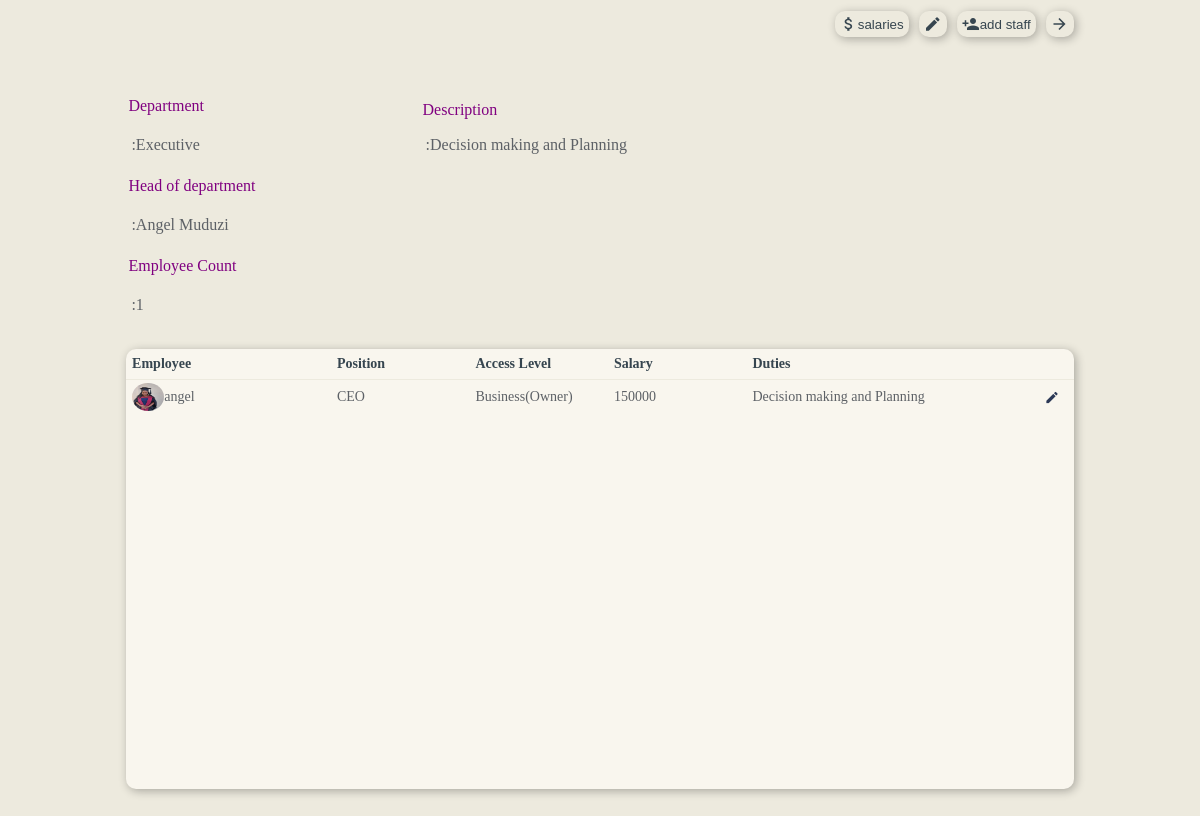
The app's page /department/7/ (signed in) with its own data.
### User/models.py (models this page shows)
class Department(models.Model):
    Business = models.ForeignKey(Business, on_delete=models.CASCADE, blank=True, null=True)
    date_of_creation = models.DateTimeField(auto_now=True)
    Name = models.CharField(blank=False, null=False, max_length=40)
    Description = models.TextField(blank=False, null=False, max_length=300)
    Head = models.ForeignKey(User, on_delete=models.CASCADE, blank=True, null=True)

class Employee(models.Model):
    Date = models.DateTimeField(auto_now=True)
    Business = models.ForeignKey(Business, on_delete=models.CASCADE, blank=True, null=True)
    User = models.OneToOneField(User, on_delete=models.CASCADE, blank=True, null=True)
    Department = models.ForeignKey(Department, on_delete=models.SET_NULL, blank=True, null=True)
    Position = models.CharField(blank=False, null=False, max_length=40, default='')
    AccessLevel = models.ForeignKey(Group, on_delete=models.CASCADE, blank=True, null=True)
    Duty = models.CharField(max_length=200, null=False, blank=False, default='')
    options = [('Monthly', 'Monthly'),
               ('Weekly', 'Weekly'),
               ('Daily', 'Daily'),
               ('Hourly', 'Hourly'),
               ('Agreed Condition', 'Agreed Condition')]
    Interval = models.CharField(null=False, blank=False, choices=options, max_length=17, default='Monthly')
    Salary = models.IntegerField(null=False, default=0)

class Profile(models.Model):
    User = models.OneToOneField(User, null=False, on_delete=models.CASCADE)
    Date = models.DateTimeField(auto_now=True)
    Options = [
        ('Male', 'Male'),
        ('Female', 'Female')
    ]
    Gender = models.CharField(null=True, choices=Options, max_length=8, default='Female')
    DOB = models.DateField(null=True)
    Photo = models.ImageField(null=True, upload_to='profile', width_field=None, height_field=None)
    About = models.TextField(null=True, max_length=130)
    Contact1 = models.IntegerField(null=True)
    Contact2 = models.IntegerField(blank=True, null=True)
    City = models.CharField(null=True, max_length=50)
    Country = models.CharField(null=True, max_length=50)
    Instagram = models.URLField(null=True, max_length=100)
    Facebook = models.URLField(null=True, max_length=100)
    Linkedin = models.URLField(null=True, max_length=100)
    options = [
        ('Business', 'Business'),
        ('Work', 'Work'),
        ('Buying', 'Buying')
    ]
    Role = models.CharField(null=True, blank=True, max_length=7, default='Buyer')

### User/decorator.py (the view)
        def wrapper_func(request, *args, **kwargs):
            group = None
            if request.user.groups.exists():
                group = request.user.groups.all()[0].name
                if group in allowed_roles:
                    return view_func(request, *args, **kwargs)
                else:
                    return HttpResponse('Access Denied!')
            else:
                return HttpResponse('Access Denied!')

### User/decorator.py (called while the page is built)
def allowed_users(allowed_roles=[]):
    def decorator(view_func):
        def wrapper_func(request, *args, **kwargs):
            group = None
            if request.user.groups.exists():
                group = request.user.groups.all()[0].name
                if group in allowed_roles:
                    return view_func(request, *args, **kwargs)
                else:
                    return HttpResponse('Access Denied!')
            else:
                return HttpResponse('Access Denied!')
        return wrapper_func
    return decorator

### statements/ProfitAndLoss.py (called while the page is built)
def get_tax_year(buss):
    today = datetime.now(timezone.utc)
    try:
        this_year = TaxYear.objects.get(Business=buss, TaxYearStart__lte=today, TaxYearEnd__gte=today)
    except TaxYear.DoesNotExist:
        this_year = None
    return this_year

### templates/registration/department.html (shortened to what this page needs)
{%load static%}
<link rel="stylesheet" type="text/css" href="{% static 'css/registration/department.css'%}" xmlns="http://www.w3.org/1999/html">
<link rel="stylesheet" href="https://cdnjs.cloudflare.com/ajax/libs/font-awesome/4.7.0/css/font-awesome.min.css">
<div class="Navigation">
    <button type = 'button' onclick="openForm2()">
       <i class="material-icons" style="font-size:18px; border:hidden;">attach_money</i>
        salaries
    </button>
    <button type = 'button' onclick="openForm1()">
       <i class="material-icons" style="font-size:18px; border:hidden;">edit</i>
    </button>
    <button type = 'button' onclick="openSelectUser();">
       <i class="material-icons" style="font-size:18px; border:hidden;">person_add</i>
        add staff
    </button>
    <button type = 'button' onclick="window.location.href='/departments/';">
       <i class="material-icons" style="font-size:18px; border:hidden;">arrow_forward</i>
    </button>
</div>
<div class="department_info">
    <div class="info_container">
        <div class="info">
            <text class="title">Department</text>
            <text class="content">:{{department.Name}}</text>
        </div>
        <div class="info">
            <text class="title">Head of department</text>
            <text class="content">:{{department.Head.get_full_name}}</text>
        </div>
        <div class="info">
            <text class="title">Employee Count</text>
            <text class="content">:{{employee_count}}</text>
        </div>
    </div>
    <div class="Description">
        <text class="title">Description</text>
        <text class="content">:{{department.Description}}</text>
    </div>
</div>
<table class="employees">
    <thead>
        <tr>
            <th class="sth1" style="margin-left:3px;">Employee</th>
            <th class="sth2">Position</th>
            <th class="sth2">Access Level</th>
            <th class="sth2">Salary</th>
            <th class="sth3">Duties</th>
            <th class="sth4"></th>
        </tr>
    </thead>
    <tbody>
        {%for i in employees%}
            <tr>
                <td class="sth1" style="margin-left:3px;" onclick="window.location.href='/employee_form/edit/{{i.id}}/{{ID}}/';">
                    {%if i.User.profile.Photo%}
                     <img src="{{i.User.profile.Photo.url}}" alt="add image" width=100 height=100 class="rounded-circle">
                    {%else%}
                    <img src="{% static '/appdefaults/add-photo3.png' %}" alt="add image" class="rounded-circle">
                    {%endif%}
                    {{i.User}}
                </td>
                <td class="sth2">{{i.Position}}</td>
                <td class="sth2">{{i.AccessLevel}}</td>
                <td class="sth2">{{i.Salary}}</td>
                <td class="sth3">{{i.Duty}}</td>
                <td class="sth4">
                    <button type="submit" name="department" class="edit" onclick="window.location.href='/employee_form/edit/{{i.id}}/{{ID}}/';">
                        <i class="material-icons" style="font-size:15px; border:hidden;">edit</i>
                    </button>
                </td>
            </tr>
        {%endfor%}
    </tbody>
</table>

### static/css/registration/department.css (style rules this page uses)
.Navigation { display:flex; align-items:center; justify-content:flex-end; gap:10px; position:relative; width:80%; height:32px; border-radius:10px; }
.Navigation button { display:flex; align-items:center; justify-content:center; width:auto; height:80%; color:rgb(54, 69, 79); padding:5px; background:transparent; border:hidden; border-radius:10px; box-shadow:2px 2px 10px rgba(10, 10, 10, 0.3); }
.department_info { display:flex; align-items:flex-start; justify-content:flex-start; column-gap:10px; position:relative; width:80%; height:30%; border-radius:10px; }
.info_container { display:flex; flex-direction:column; align-items:flex-start; justify-content:space-around; position:relative; width:30%; height:100%; padding-top:10px; padding-bottom:10px; border-radius:10px; }
.info { display:flex; flex-direction:column; align-items:flex-start; justify-content:space-around; position:relative; width:100%; height:33%; }
.title { color:purple; font-size:16px; font-weight:540; padding:2px; }
.content { color:#5D6166; margin-left:5px; }
.Description { display:flex; flex-direction:column; align-items:flex-start; justify-content:flex-start; position:relative; width:40%; height:100%; padding-top:10px; padding-bottom:10px; border-radius:10px; }
.Description text { margin-top:15px; }
.employees { display:flex; flex-direction:column; align-items:center; justify-content:flex-start; position:relative; width:80%; height:55%; background:#F9F6EE; border-radius:10px; box-shadow:2px 2px 10px rgba(10, 10, 10, 0.3); overflow-y:scroll; }
thead { position:sticky; top:0; z-index:2; width:100%; height:30px; border-radius:10px 10px 0px 0px; border-bottom:1px solid #EDEADE; }
tr { display:flex; align-items:center; justify-content:space-around; position:relative; width:100%; color:rgb(54, 69, 79); font-size:14px; font-weight:500; }
thead tr { height:30px; }
th { display:flex; flex-direction:column; align-items:flex-start; justify-content:center; margin-left:10px; }
.sth1 { width:20%; height:100%; }
.sth2 { width:13%; height:100%; }
.sth3 { width:28%; height:100%; }
.sth4 { width:4%; height:100%; }
tbody { width:100%; }
tbody tr { height:35px; }
td { display:flex; align-items:center; justify-content:flex-start; font-size:14px; color:#5D6166; margin-left:10px; }
td img { width:17%; height:80%; border-radius:50%; }
.employees button { display:flex; align-items:center; justify-content:center; position:relative; width:100%; height:100%; color:#2B3856; font-size:14px; background:transparent; border:hidden; }
.edit { display:flex; align-items:center; justify-content:center; position:relative; width:auto; height:auto; font-size:14px; background:green; }

### records on screen
Department: Name "Executive", Head.get_full_name "Angel Muduzi", Description "Decision making and Planning"
Employee: User.profile.Photo (picture), User "angel", Position "CEO", AccessLevel "Business(Owner)", Salary "150000", Duty "Decision making and Planning"

### other values on screen
{{ employee_count }} "1"
